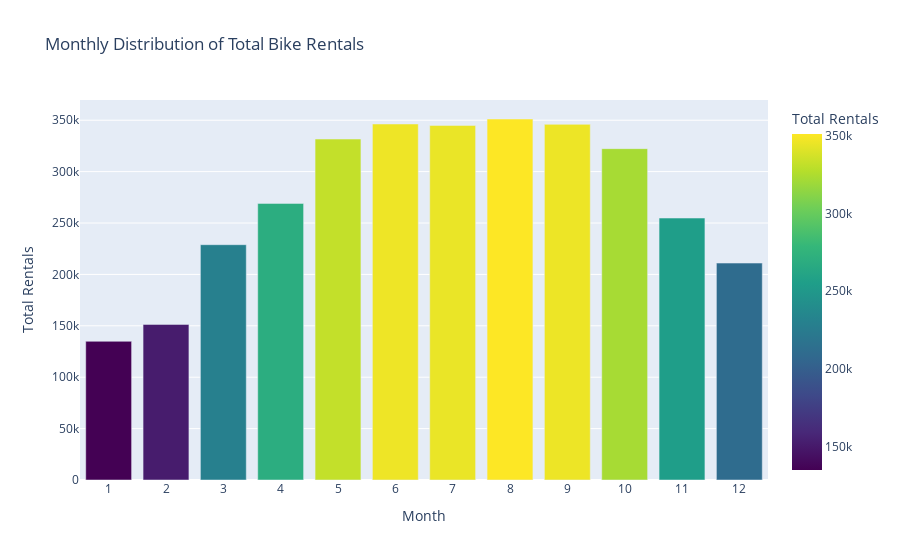

Notebook code cell kept with this figure:
### Markdown cell above
Insight: Bike rentals show clear seasonality, peaking in summer months and dropping in winter. This suggests strong influence of weather and seasonal patterns on rental behavior.

### Code cell
monthly_cnt = df.groupby('month')['total_count'].sum().reset_index()

fig = px.bar(monthly_cnt, x='month', y='total_count',
             labels={'total_count': 'Total Rentals', 'month': 'Month'},
             title='Monthly Distribution of Total Bike Rentals',
             color='total_count',
             color_continuous_scale='Viridis')

fig.update_layout(xaxis=dict(tickmode='linear'))
fig.show()

### Figure 1 — Plotly figure (JSON) as saved in the notebook; plotly's stock layout.template omitted (floating-point values rounded to 4 significant figures)
{"data": [{"alignmentgroup": "True", "hovertemplate": "Month=%{x}<br>Total Rentals=%{marker.color}<extra></extra>", "legendgroup": "", "marker": {"color": [134933, 151352, 228920, 269094, 331686, 346342, 344948, 351194, 345991, 322352, 254831, 211036], "coloraxis": "coloraxis", "pattern": {"shape": ""}}, "name": "", "offsetgroup": "", "orientation": "v", "showlegend": false, "textposition": "auto", "type": "bar", "x": [1, 2, 3, 4, 5, 6, 7, 8, 9, 10, 11, 12], "xaxis": "x", "y": [134933, 151352, 228920, 269094, 331686, 346342, 344948, 351194, 345991, 322352, 254831, 211036], "yaxis": "y"}], "layout": {"autosize": true, "barmode": "relative", "coloraxis": {"colorbar": {"title": {"text": "Total Rentals"}}, "colorscale": [[0, "#440154"], [0.1111, "#482878"], [0.2222, "#3e4989"], [0.3333, "#31688e"], [0.4444, "#26828e"], [0.5556, "#1f9e89"], [0.6667, "#35b779"], [0.7778, "#6ece58"], [0.8889, "#b5de2b"], [1, "#fde725"]]}, "legend": {"tracegroupgap": 0}, "title": {"text": "Monthly Distribution of Total Bike Rentals"}, "xaxis": {"anchor": "y", "autorange": true, "domain": [0, 1], "range": [0.5, 12.5], "tickmode": "linear", "title": {"text": "Month"}, "type": "linear"}, "yaxis": {"anchor": "x", "autorange": true, "domain": [0, 1], "range": [0, 369700.0], "title": {"text": "Total Rentals"}, "type": "linear"}}}
